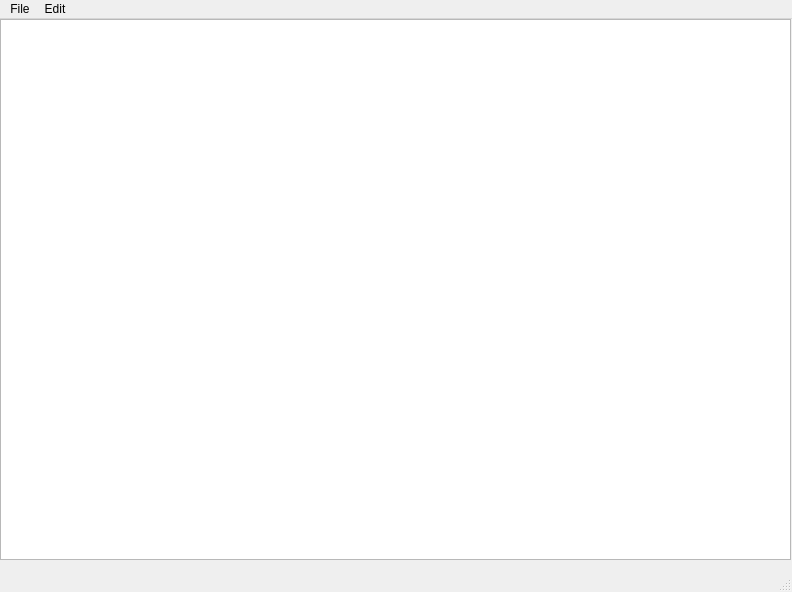
<?xml version="1.0" encoding="UTF-8"?>
<ui version="4.0">
 <class>MainWindow</class>
 <widget class="QMainWindow" name="MainWindow">
  <property name="geometry">
   <rect>
    <x>0</x>
    <y>0</y>
    <width>792</width>
    <height>592</height>
   </rect>
  </property>
  <property name="windowTitle">
   <string>MainWindow</string>
  </property>
  <widget class="QWidget" name="centralwidget">
   <widget class="QWidget" name="verticalLayoutWidget">
    <property name="geometry">
     <rect>
      <x>0</x>
      <y>0</y>
      <width>791</width>
      <height>541</height>
     </rect>
    </property>
    <layout class="QVBoxLayout" name="verticalLayout">
     <item>
      <widget class="QTextEdit" name="textEdit"/>
     </item>
    </layout>
   </widget>
  </widget>
  <widget class="QMenuBar" name="menubar">
   <property name="geometry">
    <rect>
     <x>0</x>
     <y>0</y>
     <width>792</width>
     <height>24</height>
    </rect>
   </property>
   <widget class="QMenu" name="menuFile">
    <property name="title">
     <string>File</string>
    </property>
    <addaction name="actionNew"/>
    <addaction name="actionOpen"/>
    <addaction name="actionSave_as"/>
    <addaction name="actionPrint"/>
    <addaction name="actionExit"/>
   </widget>
   <widget class="QMenu" name="menuEdit">
    <property name="title">
     <string>Edit</string>
    </property>
    <addaction name="actionCopy"/>
    <addaction name="actionPaste"/>
    <addaction name="actionCut"/>
    <addaction name="actionUndo"/>
    <addaction name="actionRedo"/>
   </widget>
   <addaction name="menuFile"/>
   <addaction name="menuEdit"/>
  </widget>
  <widget class="QStatusBar" name="statusbar"/>
  <action name="actionNew">
   <property name="text">
    <string>New</string>
   </property>
  </action>
  <action name="actionOpen">
   <property name="text">
    <string>Open</string>
   </property>
  </action>
  <action name="actionSave_as">
   <property name="text">
    <string>Save as</string>
   </property>
  </action>
  <action name="actionPrint">
   <property name="text">
    <string>Print</string>
   </property>
  </action>
  <action name="actionExit">
   <property name="text">
    <string>Exit</string>
   </property>
  </action>
  <action name="actionCopy">
   <property name="text">
    <string>Copy</string>
   </property>
  </action>
  <action name="actionPaste">
   <property name="text">
    <string>Paste</string>
   </property>
  </action>
  <action name="actionCut">
   <property name="text">
    <string>Cut</string>
   </property>
  </action>
  <action name="actionUndo">
   <property name="text">
    <string>Undo</string>
   </property>
  </action>
  <action name="actionRedo">
   <property name="text">
    <string>Redo</string>
   </property>
  </action>
 </widget>
 <resources/>
 <connections/>
</ui>
